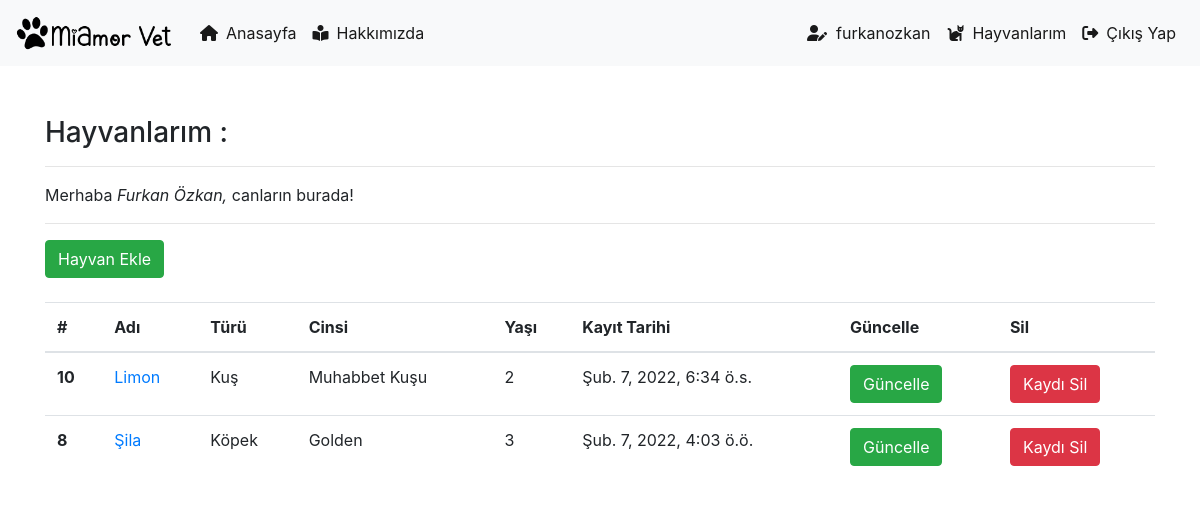
/pets/dashboard/ (signed in), run on the app's committed database.
### pet/models.py (models this page shows, shortened)
class Pet(models.Model):
    author = models.ForeignKey("auth.User",on_delete= models.CASCADE, verbose_name='Yazar')
    name = models.CharField(max_length=50, verbose_name="İsim")
    type = models.CharField(max_length=50, verbose_name="Tür")
    genus = models.CharField(max_length=50, verbose_name="Cins")
    age = models.IntegerField(verbose_name="Yaş")
    explanation = RichTextField(verbose_name="Açıklama")
    pet_image = models.FileField(blank=True,null=True,verbose_name="Fotoğraf Yükle")
    created_date = models.DateTimeField(auto_now_add=True,verbose_name="Oluşturma Tarihi")
    class Meta:
        ordering = ['-created_date']

### pet/views.py (the view)
# urls.py: path('dashboard/', views.dashboard, name="dashboard"),
@login_required(login_url="user:login")
def dashboard(request):
    pets = Pet.objects.filter(author = request.user)
    context = {
        "pets" : pets
    }
    return render(request,"dashboard.html",context)

### templates/dashboard.html
{% extends "layout.html" %}
{% block body %}
<h3>Hayvanlarım : </h3>
<hr>
<p>Merhaba <i>{{request.user.first_name}} {{request.user.last_name}},</i> canların burada!</p>
<hr>
<a class="btn btn-success" href="{% url 'pet:addpet' %}">Hayvan Ekle</a>
<br><br>
{% if pets %}
<table class="table table-hover">
    <thead>
      <tr>
        <th scope="col">#</th>
        <th scope="col">Adı</th>
        <th scope="col">Türü</th>
        <th scope="col">Cinsi</th>
        <th scope="col">Yaşı</th>
        <th scope="col">Kayıt Tarihi</th>
        <th scope="col">Güncelle</th>
        <th scope="col">Sil</th>
      </tr>
    </thead>
    <tbody>
        {% for pet in pets  %}
        <tr>
            <th scope="row">{{pet.id}}</th>
            <td><a href="{% url 'pet:detail' pet.id %}">{{pet.name}}</a></td>
            <td>{{pet.type}}</td>
            <td>{{pet.genus}}</td>
            <td>{{pet.age}}</td>
            <td>{{pet.created_date}}</td>
            <td><a class="btn btn-success" href="{% url 'pet:update' pet.id %}">Güncelle</a></td>
            <td><a class="btn btn-danger" href="{% url 'pet:delete' pet.id %}">Kaydı Sil</a></td>
          </tr>
        {% endfor %}
    </tbody>
  </table>
{% else %}
<div class="alert alert-danger">Henüz Kayıtlı Bir Hayvanınız Bulunmuyor!</div>
{% endif %}
{% endblock body %}

### templates/includes/navbar.html (shortened to what this page needs)
{% load static %}
<link rel="stylesheet" href="{% static 'css/navbar.css' %}">
<nav class="navbar navbar-expand-md navbar-light bg-light mb-4">
    <a class="navbar-brand" href="/"><img class="logo" src="{% static 'images/miamor-logo.png' %}" alt="MiAmor Vet"></a>
    <div class="collapse navbar-collapse" id="navbarCollapse">
      <ul class="navbar-nav mr-auto">
        <li class="nav-item active">
          <a class="nav-link" href="{% url 'index' %}"><i class="fas fa-home"></i>&ensp;Anasayfa</a>
        </li>
        <li class="nav-item active">
          <a class="nav-link" href="{% url 'about' %}"><i class="fas fa-book-reader"></i>&ensp;Hakkımızda</a>
        </li>
      </ul>
      <ul class="navbar-nav ml-auto">
        {% if request.user.is_authenticated %}
       <li class="nav-item active">
        <a class="nav-link" href="{% url 'user:profile' %}"><i class="fas fa-user-edit"></i>&nbsp;&nbsp;{{request.user.username}}</a>
      </li>
        <li class="nav-item active">
        <a class="nav-link" href="{% url 'pet:dashboard' %}"><i class="fas fa-cat"></i>&ensp;Hayvanlarım</a>
      </li>
      <li class="nav-item active">
        <a class="nav-link" href="{% url 'user:logout' %}"><i class="fas fa-sign-out-alt"></i>&ensp;Çıkış Yap</a>
      </li>
        {% endif %}
      </ul>
    </div>
  </nav>

### static/css/navbar.css (style rules this page uses)
.navbar-brand { width:100px; height:50px; text-align:center; padding-left: 10px; padding-right:150px }
.logo { height:100%; margin-left : -10px; }

### data on the page
Pet: id "10", name "Limon", type "Kuş", genus "Muhabbet Kuşu", age "2", created_date "Şub. 7, 2022, 6:34 ö.s."
Pet: id "8", name "Şila", type "Köpek", genus "Golden", age "3", created_date "Şub. 7, 2022, 4:03 ö.ö."

### other printed values
{{ request.user.username }} "furkanozkan"
{{ request.user.first_name }} "Furkan"
{{ request.user.last_name }} "Özkan"
